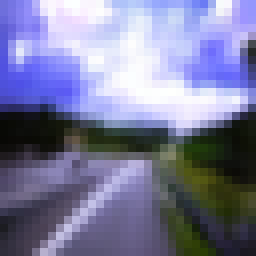
#> input picture inversion_data/cifar100/scaling20_embd_32/res32_bicubic/class_068/tstep4500_infstep100_gs2.0_noise0.1_itep0.1_seed42/group000_sample0000000_0000001.png, 32 x 32 px, found by its file name (shown 8 times larger); its folder holds 4 pictures in this run
$ python combine.py
#> lines starting #> are read from the running program, lines starting #| are printed output that depends on the picture
from PIL import Image
import os
import random

# Define the folder path containing the images
folder_path = '/home/chowdhury.150/Projects/cl_dm/diffusion_inversion/inversion_data/cifar100/scaling20_embd_32/res32_bicubic/class_068/tstep4500_infstep100_gs2.0_noise0.1_itep0.1_seed42'

# Get a list of image filenames in the folder
image_files = [f for f in os.listdir(folder_path) if f.endswith('.png')]
#image_files = random.sample(image_files, 100)

images = []


for image_file in image_files:
    image = Image.open(os.path.join(folder_path, image_file))
#> image is the input picture: PIL image 32x32 RGB; mean R, G, B 122.5, 123.6, 157.3
    images.append(image)

width, height = images[0].size
#> width = 32; height = 32

images_per_row = 4

num_rows = len(images) // images_per_row + (len(images) % images_per_row > 0)

combined_width = width * images_per_row
#> combined_width = 128
combined_height = height * num_rows
combined_image = Image.new('RGB', (combined_width, combined_height))
#> combined_image: PIL image 128x32 RGB; every value is 0

# Paste each image into the combined image, arranging them in rows
for i, image in enumerate(images):
    row = i // images_per_row
    col = i % images_per_row
    combined_image.paste(image, (col * width, row * height))
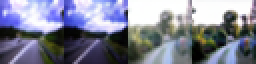
#> combined_image: PIL image 128x32 RGB (shown 2 times larger); mean R, G, B 127.9, 130.8, 148.5

# Save the combined image
combined_image.save('./combined_image.png')
